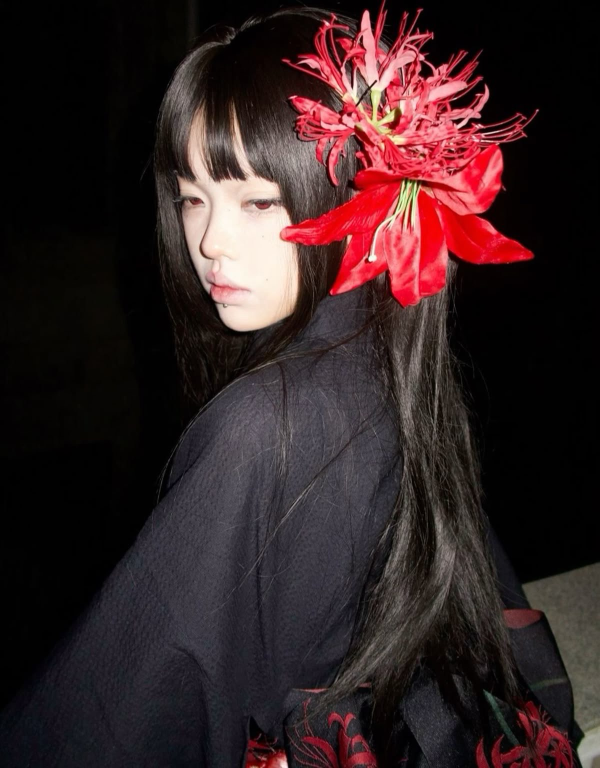
#> input picture kiww.jpg, 1200 x 1536 px, found by its file name (shown at 1/2 size)
$ python resize.py
#> lines starting #> are read from the running program, lines starting #| are printed output that depends on the picture
import cv2

img = cv2.imread('kiww.jpg')
#> img is the input picture: shape (1536, 1200, 3); mean B, G, R 35.8, 34.4, 51.9

# Resize ke 100x100 px
resized = cv2.resize(img, (100, 100))
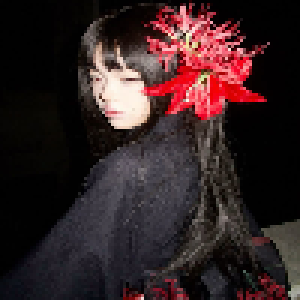
#> resized: shape (100, 100, 3) (shown 3 times larger); mean B, G, R 35.7, 34.3, 51.8
resized = cv2.resize(img, (300, 300))
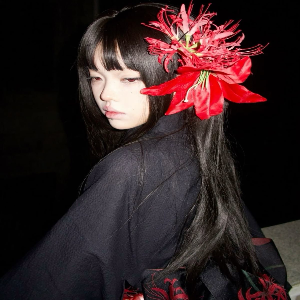
#> resized: shape (300, 300, 3); mean B, G, R 35.7, 34.3, 51.8
resized = cv2.resize(img, (500, 500))
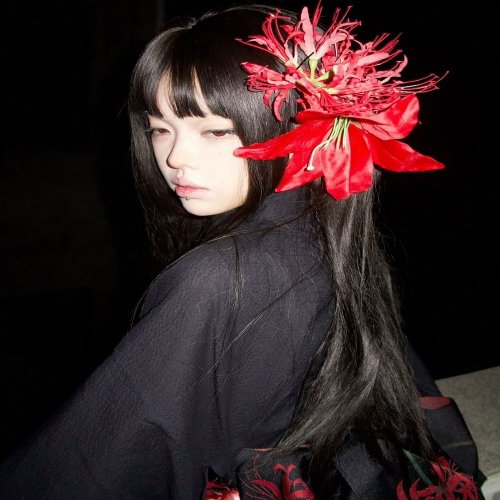
#> resized: shape (500, 500, 3); mean B, G, R 35.7, 34.3, 51.8

cv2.imshow("Original", img)
cv2.imshow("Resized 100x100", resized)
cv2.imshow("Resized 300x300", resized)
cv2.imshow("Resized 500x500", resized)
cv2.imwrite("resized_100x100.jpg", resized)
cv2.imwrite("resized_300x300.jpg", resized)
cv2.imwrite("resized_500x500.jpg", resized)
cv2.waitKey(0)
cv2.destroyAllWindows()
